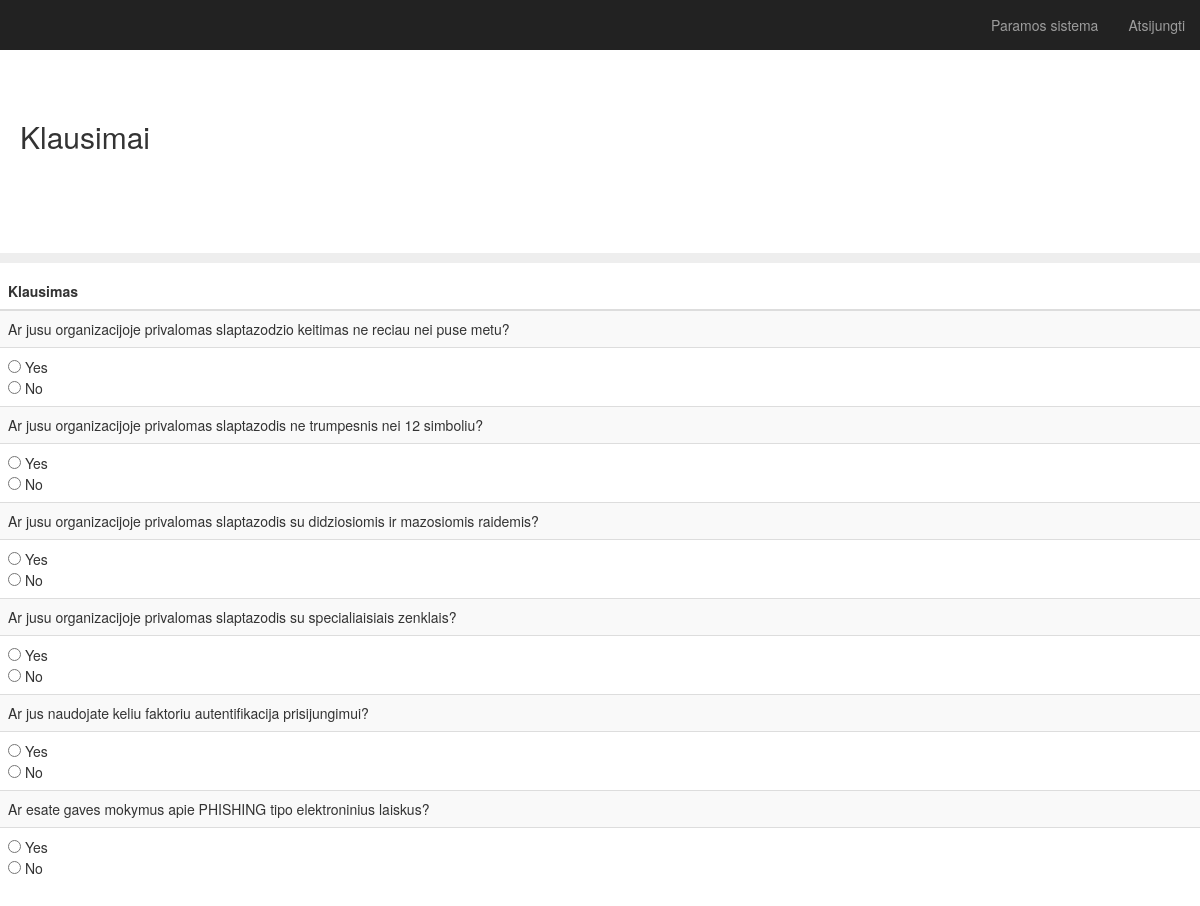
The page /survey on the database its author committed.
### app.py (models this page shows)
class Todo(db.Model):
    id = db.Column(db.Integer, primary_key=True)
    question = db.Column(db.String(200), nullable=False)
    impact = db.Column(db.Integer, nullable=False)
    likelihood = db.Column(db.Integer, nullable=False)
    date_created = db.Column(db.DateTime, default=datetime.utcnow)

### app.py (the view)
@app.route('/survey', methods=['GET'])
def survey():
        rows = Todo.query.order_by(Todo.date_created).all()
        return render_template('survey.html', rows=rows)

### templates/survey.html (shortened to what this page needs)
{% extends "bootstrap/base.html" %}
{% block styles %}
{{super()}}
<link rel="stylesheet" href="{{url_for('.static', filename='main.css')}}">
{% endblock %}
{% block content %}
    <nav class="navbar navbar-inverse navbar-fixed-top">
      <div class="container-fluid">
        <div id="navbar" class="navbar-collapse collapse">
          <ul class="nav navbar-nav navbar-right">
            <li><a href="{{ url_for('survey') }}">Paramos sistema</a></li>
            <li><a href="{{ url_for('logout') }}">Atsijungti</a></li>
          </ul>
        </div>
      </div>
    </nav>
  <h2 class="sub-header">Klausimai</h2>
          <div class="table-responsive">
            <table class="table table-striped">
              <thead>
                <tr>
                  <th>Klausimas</th>
                </tr>
              </thead>
              <tbody>
                {% for row in rows %}
                <tr>
                    <td>{{ row.question }}</td>
                    <tr>
                    <td><input type="radio" id="true" name = "YesNo"> Yes <br><input type="radio" id = "false" name = "YesNo"> No </td>
                    </tr>
                </tr>
            {% endfor %}
              </tbody>
{% endblock %}

### static/main.css (style rules this page uses)
body { padding-top: 50px; }
.sub-header { padding-top: 50px; padding-bottom: 100px; border-bottom: 10px solid #eee; padding-right: 20px; padding-left: 20px; }
.navbar-fixed-top { border: 0; }

### rows shown on the page
Todo: question "Ar jusu organizacijoje privalomas slaptazodzio keitimas ne reciau nei puse metu?"
Todo: question "Ar jusu organizacijoje privalomas slaptazodis ne trumpesnis nei 12 simboliu?"
Todo: question "Ar jusu organizacijoje privalomas slaptazodis su didziosiomis ir mazosiomis raidemis?"
Todo: question "Ar jusu organizacijoje privalomas slaptazodis su specialiaisiais zenklais?"
Todo: question "Ar jus naudojate keliu faktoriu autentifikacija prisijungimui?"
Todo: question "Ar esate gaves mokymus apie PHISHING tipo elektroninius laiskus?"
